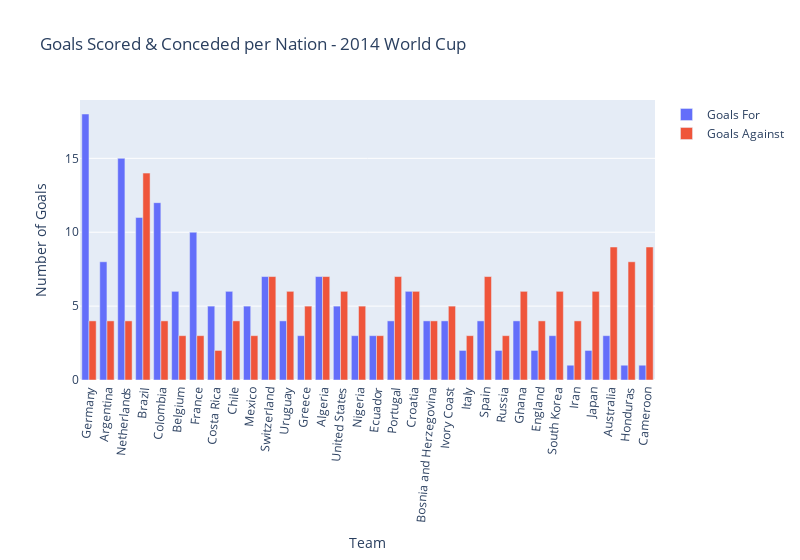

The notebook cell saved with this chart:
### Code cell
config = dict({'scrollZoom': True})
fig3 = px.bar(fifa_world_cup_2014_data, x="Team", y=["Goals For", "Goals Against"], title="Goals Scored & Conceded per Nation - 2014 World Cup", barmode="group", labels={"Team":"Team", "value":"Number of Goals", "variable":""}, width=800)
fig3.update_xaxes(tickangle=-85)
fig3.show("svg")

### Figure 1 — Plotly figure (JSON) as saved in the notebook; plotly's stock layout.template omitted (floating-point values rounded to 4 significant figures)
{"data": [{"alignmentgroup": "True", "hovertemplate": "=Goals For<br>Team=%{x}<br>Number of Goals=%{y}<extra></extra>", "legendgroup": "Goals For", "marker": {"color": "#636efa", "pattern": {"shape": ""}}, "name": "Goals For", "offsetgroup": "Goals For", "orientation": "v", "showlegend": true, "textposition": "auto", "type": "bar", "x": ["Germany", "Argentina", "Netherlands", "Brazil", "Colombia", "Belgium", "France", "Costa Rica", "Chile", "Mexico", "Switzerland", "Uruguay", "Greece", "Algeria", "United States", "Nigeria", "Ecuador", "Portugal", "Croatia", "Bosnia and Herzegovina", "Ivory Coast", "Italy", "Spain", "Russia", "Ghana", "England", "South Korea", "Iran", "Japan", "Australia", "Honduras", "Cameroon"], "xaxis": "x", "y": [18, 8, 15, 11, 12, 6, 10, 5, 6, 5, 7, 4, 3, 7, 5, 3, 3, 4, 6, 4, 4, 2, 4, 2, 4, 2, 3, 1, 2, 3, 1, 1], "yaxis": "y"}, {"alignmentgroup": "True", "hovertemplate": "=Goals Against<br>Team=%{x}<br>Number of Goals=%{y}<extra></extra>", "legendgroup": "Goals Against", "marker": {"color": "#EF553B", "pattern": {"shape": ""}}, "name": "Goals Against", "offsetgroup": "Goals Against", "orientation": "v", "showlegend": true, "textposition": "auto", "type": "bar", "x": ["Germany", "Argentina", "Netherlands", "Brazil", "Colombia", "Belgium", "France", "Costa Rica", "Chile", "Mexico", "Switzerland", "Uruguay", "Greece", "Algeria", "United States", "Nigeria", "Ecuador", "Portugal", "Croatia", "Bosnia and Herzegovina", "Ivory Coast", "Italy", "Spain", "Russia", "Ghana", "England", "South Korea", "Iran", "Japan", "Australia", "Honduras", "Cameroon"], "xaxis": "x", "y": [4, 4, 4, 14, 4, 3, 3, 2, 4, 3, 7, 6, 5, 7, 6, 5, 3, 7, 6, 4, 5, 3, 7, 3, 6, 4, 6, 4, 6, 9, 8, 9], "yaxis": "y"}], "layout": {"barmode": "group", "legend": {"title": {"text": ""}, "tracegroupgap": 0}, "title": {"text": "Goals Scored & Conceded per Nation - 2014 World Cup"}, "width": 800, "xaxis": {"anchor": "y", "domain": [0, 1], "tickangle": -85, "title": {"text": "Team"}}, "yaxis": {"anchor": "x", "domain": [0, 1], "title": {"text": "Number of Goals"}}}}
